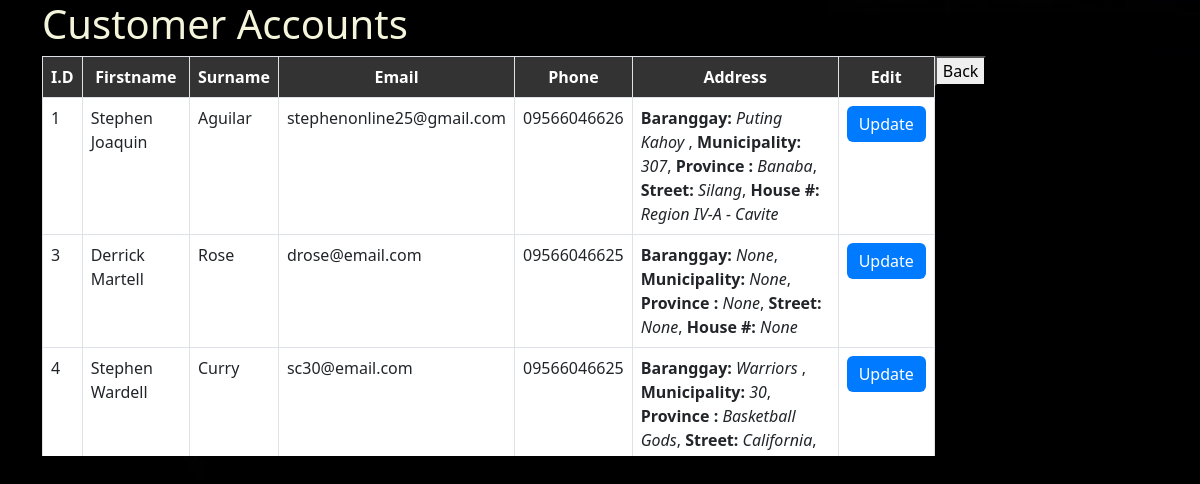
/admin/manageData (signed in), run on the app's committed database.
### tables this page shows
CREATE TABLE users(id INTEGER PRIMARY KEY AUTOINCREMENT,
name TEXT NOT NULL,
surname TEXT NOT NULL,
email TEXT NOT NULL,
phone TEXT NOT NULL,
password TEXT NOT NULL,
photo BLOB, address TEXT);

### routes/admin.py (the view)
@admin_bp.route('/admin/manageData', methods=['POST', 'GET'])
def manageData():
    if 'email' in session:
        users = pnt.UserData()
        return render_template('manage-data.html', accounts=users.accounts)
    return redirect(url_for('admin.adminPage'))

### thisclass/Myclass.py (called while the page is built)
    def set_id(self, id):
        self._id = id

    @property
    def get_id(self):
        return self._id

    @property
    def get_firstname(self):
        return self._firstname

    @property
    def get_surname(self):
        return self._surname

    @property
    def get_email(self):
        return self._email

    @property
    def get_phone(self):
        return self._phone

    def create_object(self, i):
        try:
            id, firstname, surname, email, phone, password, photo, address = i
            user = User(firstname, surname, email, phone, password)
            if len(str(address)) == 0 or address is None:
                user.set_id(id)
                user.set_photo(photo)
                return user
            address_obj = json.loads(address)
            brgy, houseNo, street, municipality, province = address_obj['brgy'], address_obj['houseNo'], address_obj['street'], address_obj['municipality'] ,address_obj['province']
            user.set_address(brgy, houseNo, street, municipality, province)
            user.set_id(id)
            user.set_photo(photo)
            return user
        except:
            print('there were errors in UserData.create_object() method')

    def fetch_from_db(self):
        try:
            connection = sqlite3.connect(self.db)
            cursor = connection.cursor()
            rows = cursor.execute('SELECT * FROM users')
            for i in rows:
                obj = self.create_object(i)
                self.accounts.append(obj)
            connection.close()
        except:
            print('there were errors in UserData.fetch_from_db() method')

    def set_address(self, brgy, street, houseNo, municipality, province):
        self._address = {'brgy': str(brgy),
                        'houseNo': str(street),
                        'street': str(houseNo),
                        'municipality': str(municipality),
                        'province': str(province)
                        }

    def set_photo(self, photo):
        self._photo = photo

    @property
    def get_per_address(self):
        if any(value is None for value in self._address.values()):
            return None, None, None, None, None
        return self._address['brgy'], self._address['houseNo'], self._address['street'], self._address['municipality'], self._address['province']

### templates/manage-data.html
{% extends "layout.html" %}
{% block styles %}
    <link rel="stylesheet" href="{{ url_for('static', filename='css/manage-data.css') }}">
{% endblock %}
{% block body %}
<div class="container">
    <h1 class="page-title">Customer Accounts</h1>
    <div class="table-container">
        <table class="table table-bordered custom-table">
            <thead>
                <tr>
                    <th>I.D</th>
                    <th>Firstname</th>
                    <th>Surname</th>
                    <th>Email</th>
                    <th>Phone</th>
                    <th>Address</th>
                    <th>Edit</th>
                </tr>
            </thead>
            <tbody>
                {% for user in accounts %}
                <tr>
                    <td>{{ user.get_id }}</td>
                    <td>{{ user.get_firstname }}</td>
                    <td>{{ user.get_surname }}</td>
                    <td>{{ user.get_email }}</td>
                    <td>{{ user.get_phone }}</td>
                    {% set brgy, houseNo, street, municipality, province = user.get_per_address %}
                    <td><b>Baranggay:</b> <i>{{ brgy }}</i>,
                        <b>Municipality:</b> <i>{{ municipality }}</i>,
                        <b>Province :</b> <i>{{ province }}</i>,
                        <b>Street:</b> <i>{{ street }}</i>,
                        <b>House #:</b> <i>{{ houseNo }}</i>
                         </td>
                    <td>
                        <a href="{{ url_for('admin.updateUserEmail', user_email=user.get_email) }}">
                            <button class="btn btn-primary">Update</button>
                        </a>
                    </td>
                </tr>
                {% endfor %}
            </tbody>
        </table>
    </div>
    <a href="{{ url_for('admin.dashboard') }}"><button>Back</button></a>
</div>
{% endblock %}

### static/css/layout.css (style rules this page uses)
body { background-image: url('../img/bg-1.jpg'); background-position: center; background-repeat: no-repeat; background-size: cover; height: 100%; }
h1 { color: beige; }

### static/css/manage-data.css (style rules this page uses)
.table-container { max-height: 400px; overflow-y: scroll; width: 80%; float: left; }
.custom-table th { background-color: #333; color: #fff; text-align: center; }
.btn-primary { background-color: #007bff; color: #fff; border: none; }

### data on the page
users: get_id "1", get_firstname "Stephen Joaquin", get_surname "Aguilar", get_email "stephenonline25@gmail.com", get_phone "09566046626", brgy "Puting Kahoy", municipality "307", province "Banaba", street "Silang", houseNo "Region IV-A - Cavite"
users: get_id "3", get_firstname "Derrick Martell", get_surname "Rose", get_email "drose@email.com", get_phone "09566046625", brgy "None", municipality "None", province "None", street "None", houseNo "None"
users: get_id "4", get_firstname "Stephen Wardell", get_surname "Curry", get_email "sc30@email.com", get_phone "09566046625", brgy "Warriors", municipality "30", province "Basketball Gods", street "California"
